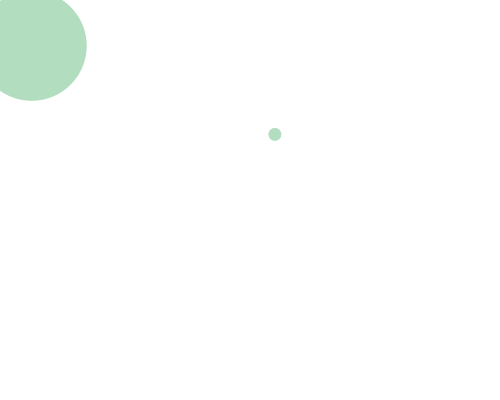
Frame 1 (no input)
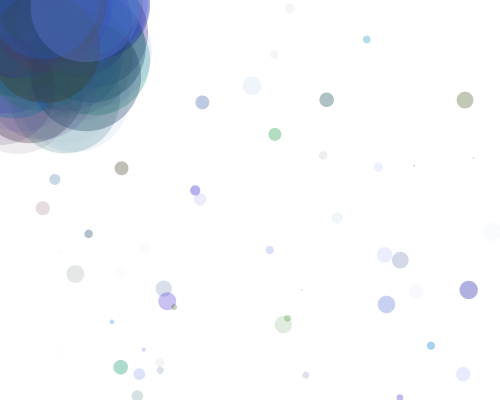
Frame 60 (the mouse pressed at the canvas centre just before this capture)
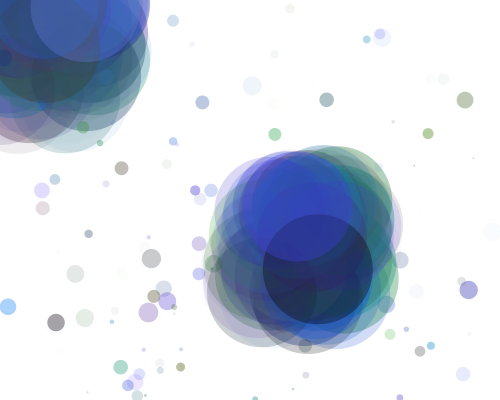
Frame 120 (the mouse held since frame 60 and released just before this capture)

The Processing sketch that drew these frames (run headless with seeded random() and noise(); from frame 60 on, the mouse is pressed at the canvas centre):

// Processing sketch: processing_170451
// ── processing_170451.pde

float circulox;
int circuloy;
int dim;
float velocidad=0.90;
float r=0.40;
int b=60;
int g=30;

void setup(){
  size(500,400);
  background(255);
  circulox=0.60;
  circuloy=300;
  dim=110;
}

void draw(){
  
  //fill(255,5);
  //rect(0,0,width,height);
  float dim2=random(20);
  noStroke();
  fill(r,g,b);
  fill (random(0,100), random(0,160), random (0,255), random (0,100));
  ellipse (mouseX+random(100), mouseY+random(100), dim, dim);
  //ellipse (circulox+1, circuloy+1, dim/2, dim/2);
  ellipse (random(width),random(height), dim2, dim2);

}  
void mousePressed(){
  background(0);

}//fin del draw
